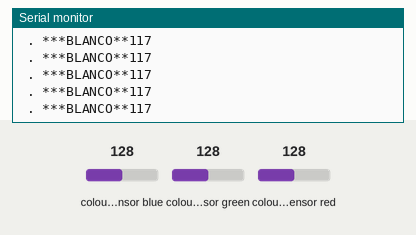
A sketch run on a simulated Arduino Mega 2560, built with avr-gcc and run on an emulated ATmega2560. Parts: the last lines printed to the serial monitor. Wiring (inferred from the names in the program): TCS3200 colour sensor: output pin 52; S2 pin 48; S3 pin 44; S0 pin 24; S1 pin 22. Inputs (shaded band) come from the test bench; at power-on: colour sensor blue 128, colour sensor green 128, colour sensor red 128.

Above: at 1.2 s.
1.3 s: colour sensor blue set to 5
At 1.9 s:
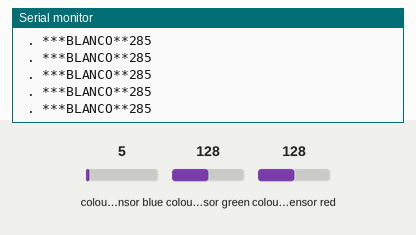
4.3 s: colour sensor green set to 5
At 5.4 s:
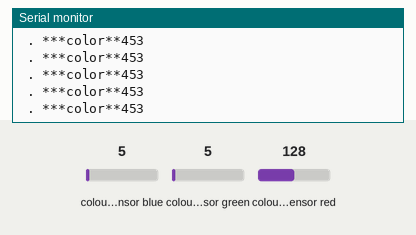
6.2 s: colour sensor blue set to 64
At 6.9 s:
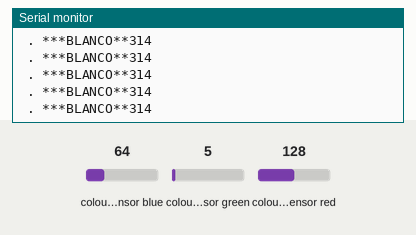
9.2 s: colour sensor red set to 5
At 10.1 s:
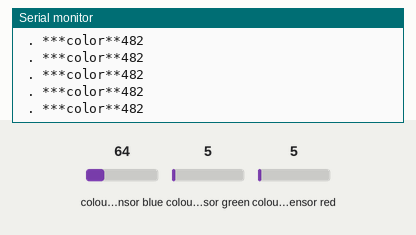
10.7 s: colour sensor green set to 64
At 11.5 s:
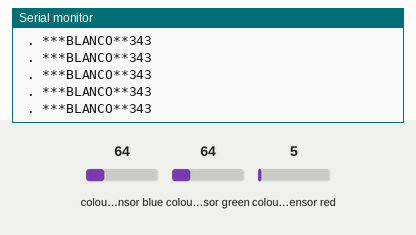
Timing chart, 0 to 13.7 s (numbered marks = the images above; inputs shaded):
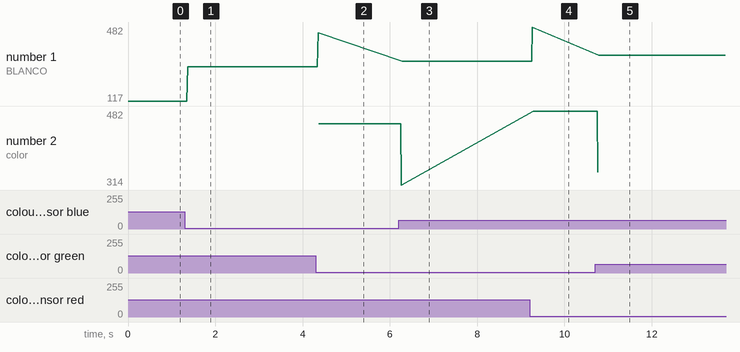

The sketch:

1-CODIGO-SENSOR-DE-COLOR.ino
```cpp
#define s0 24
#define s1 22
#define s2 48
#define s3 44
#define sensorSalida 52

int Rojo_Frec = 0;
int Verde_Frec = 0;  //variables
int Azul_Frec = 0;

void setup() {
  pinMode(s0, OUTPUT);
  pinMode(s1, OUTPUT);
  pinMode(s2, OUTPUT);
  pinMode(s3, OUTPUT);
  pinMode(sensorSalida, INPUT);

  digitalWrite(s0, HIGH);
  digitalWrite(s1, LOW);

  Serial.begin(9600);
}

void loop() {

  digitalWrite(s2, LOW);  //lectura de color rojo
  digitalWrite(s3, LOW);
  Rojo_Frec = pulseIn(sensorSalida, LOW);

  digitalWrite(s2, HIGH);  //lectura color verde
  digitalWrite(s3, HIGH);
  Verde_Frec = pulseIn(sensorSalida, LOW);

  digitalWrite(s2, LOW);
  digitalWrite(s3, HIGH);
  Azul_Frec = pulseIn(sensorSalida, LOW);

  int rgbValue = Rojo_Frec + Verde_Frec + Azul_Frec;
  Serial.print(rgbValue);
  //valores de la calibracion
  Serial.println();
  if (rgbValue > 420) {
    Serial.print(" . ***color**");
  }
  else {
  Serial.print(" . ***BLANCO**");
  }
}
```

Measured:
- after the input at 1.3 s, the serial monitor: prints a new line after 0.07 s (image 1)
- after the input at 4.3 s, the serial monitor: prints a new line after 0.05 s (image 2)
- after the input at 6.2 s, the serial monitor: prints a new line after 0.06 s (image 3)
- after the input at 9.2 s, the serial monitor: prints a new line after 0.07 s (image 4)
- after the input at 10.7 s, the serial monitor: prints a new line after 0.06 s (image 5)
- plotted number 1: 117 → 285 after the input at 1.3 s, 285 → 453 after the input at 4.3 s, 453 → 314 after the input at 6.2 s, 314 → 482 after the input at 9.2 s, 482 → 343 after the input at 10.7 s
- plotted number 2: 453 → 314 after the input at 6.2 s, 314 → 482 after the input at 9.2 s, 482 → 343 after the input at 10.7 s
